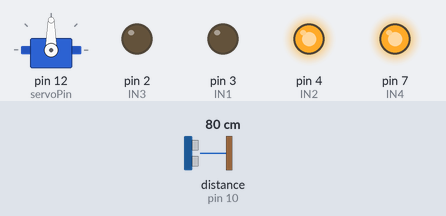
The sketch below on a simulated Arduino Uno, built with avr-gcc and run on an emulated ATmega328P. Shown: servo, output pins drawn as LEDs (lit = HIGH). Wiring (inferred from the names in the program): ultrasonic range finder: trigger pin 9; echo pin 10. The test bench sets the inputs (shaded band); at power-on: distance to the obstacle (sensor on pin 10) 80 cm. The echo pulse lasts 58.3 µs per cm; pins used as bus, display or sensor lines are not drawn.

Above: at 1.2 s.
1.3 s: distance to the obstacle (sensor on pin 10) set to 2 cm
At 3.3 s:
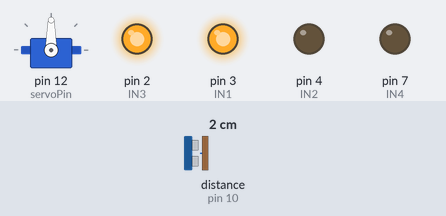
4.3 s: distance to the obstacle (sensor on pin 10) set to 35 cm
At 5.2 s:
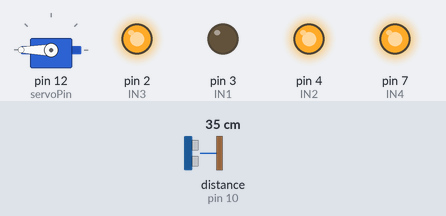
7.0 s: distance to the obstacle (sensor on pin 10) set to 4 cm
At 7.4 s:
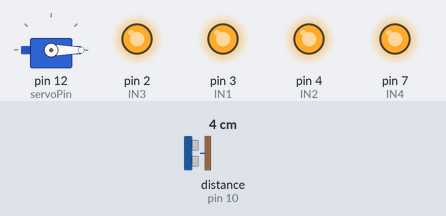
10.0 s: distance to the obstacle (sensor on pin 10) set to 60 cm
At 12.0 s:
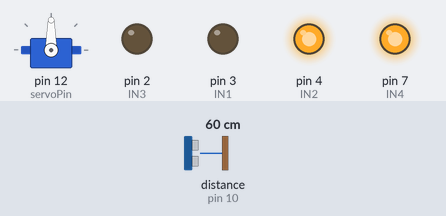
Timing chart, 0 to 13.5 s (numbered marks = the images above; inputs shaded):
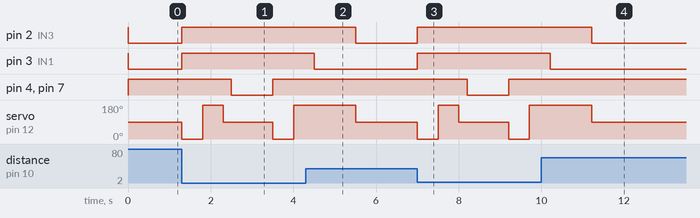

The sketch:

OG_Ultrasonic_code.ino
```cpp
// Include the Servo library
#include <Servo.h>
// Declare the Servo pin
int servoPin = 12;
// Create a servo object

//Ultra sonic sensor'
const int trigPin = 9;
const int echoPin = 10;
long duration;
int distance;

Servo Servo1;


const int IN1 = 3;
const int IN2 = 4;
const int IN3 = 2;
const int IN4 = 7;


void setup() {

   // We need to attach the servo to the used pin number
   Servo1.attach(servoPin);
//Ultra sonic setup
pinMode(trigPin, OUTPUT); // Sets the trigPin as an Output
pinMode(echoPin, INPUT); // Sets the echoPin as an Input
//Serial.begin(9600);
Servo1.write(90);

 // set the data rate for the SoftwareSerial port


  pinMode(IN1, OUTPUT);
  pinMode(IN2, OUTPUT);
  pinMode(IN3, OUTPUT);
  pinMode(IN4, OUTPUT);

move_stop();
}
void loop(){

    autonomous_mode();


} //.. bluetooth has to be available

// Functions
// autonomous mode
void autonomous_mode(){
  Serial.println("Distance");
Serial.println(ultrasonic_distance());

if(ultrasonic_distance()>20){Servo1.write(90); move_forward(); }
  else {
    move_stop();
      Servo1.write(0);
      delay(500);
      if(ultrasonic_distance()>20)  { turn_right();}
      else {Servo1.write(180);

            delay(500);
              if(ultrasonic_distance()>20)  { turn_left();}
              else{Servo1.write(90);delay(200);
                      if (ultrasonic_distance()<20){ move_backward(); delay(1000);}
              }
          }
    }

  }

void move_backward() {
    digitalWrite(IN1 , HIGH);
    digitalWrite(IN2 , LOW);
    digitalWrite(IN3 , HIGH);
    digitalWrite(IN4 , LOW);
  }
  void move_forward() {
    digitalWrite(IN1 , LOW);
    digitalWrite(IN2 , HIGH);
    digitalWrite(IN3 , LOW);
    digitalWrite(IN4 , HIGH);
  }

  void move_stop() {
    digitalWrite(IN1 , HIGH);
    digitalWrite(IN2 , HIGH);
    digitalWrite(IN3 , HIGH);
    digitalWrite(IN4 , HIGH);
  }

  void turn_left() {
    digitalWrite(IN1 , LOW);
    digitalWrite(IN2 , HIGH);
    digitalWrite(IN3 , HIGH);
    digitalWrite(IN4 , HIGH);
    delay(1000);
  }

  void turn_right() {
    digitalWrite(IN1 , HIGH);
    digitalWrite(IN2 , HIGH);
    digitalWrite(IN3 , LOW);
    digitalWrite(IN4 , HIGH);
    delay(1000);
  }
int ultrasonic_distance(){

  digitalWrite(trigPin, LOW);
  delayMicroseconds(2);
  // Sets the trigPin on HIGH state for 10 micro seconds
  digitalWrite(trigPin, HIGH);
  delayMicroseconds(10);
  digitalWrite(trigPin, LOW);
  // Reads the echoPin, returns the sound wave travel time in microseconds
  duration = pulseIn(echoPin, HIGH);
  // Calculating the distance
  distance = duration * 0.034 / 2;
  // Prints the distance on the Serial Monitor

  return distance;
}
```

Measured:
- after the input at 1.3 s, pin 2 (IN3), pin 3 (IN1): LOW → HIGH at once; pin 4 (IN2), pin 7 (IN4): HIGH → LOW after 1.2 s, → HIGH 1.0 s later; servo on pin 12 (servoPin): 90° → 0° at once, → 180° 0.50 s later, → 90° 0.50 s later, → 0° 1.2 s later, … (5 changes in this stretch)
- after the input at 4.3 s, pin 2 (IN3): HIGH → LOW after 1.2 s; pin 3 (IN1): HIGH → LOW after 0.21 s; pin 4 (IN2), pin 7 (IN4): stays HIGH (without the input it goes to LOW after 0.41 s)
- after the input at 7.0 s, pin 2 (IN3), pin 3 (IN1): LOW → HIGH at once; pin 4 (IN2), pin 7 (IN4): HIGH → LOW after 1.2 s, → HIGH 1.0 s later; servo on pin 12 (servoPin): 90° → 0° at once, → 180° 0.50 s later, → 90° 0.50 s later, → 0° 1.2 s later, … (5 changes in this stretch)
- after the input at 10.0 s, pin 2 (IN3): HIGH → LOW after 1.2 s; pin 3 (IN1): HIGH → LOW after 0.21 s; pin 4 (IN2), pin 7 (IN4): stops changing and stays HIGH
